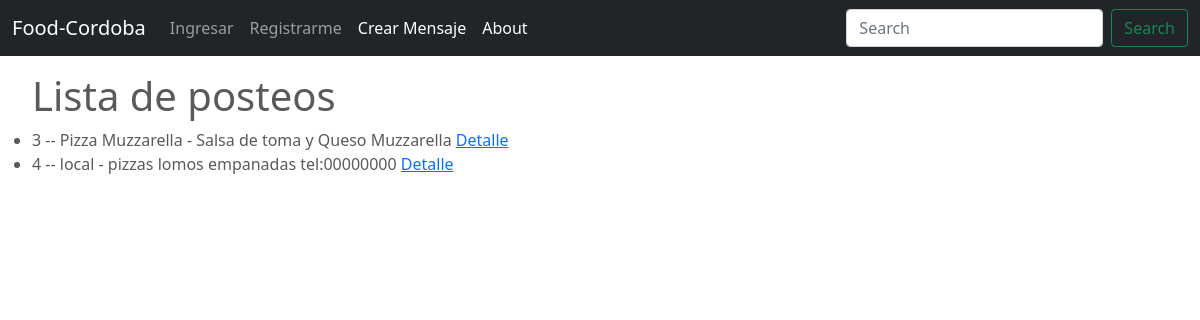
The page /post/list on the database as committed earlier.
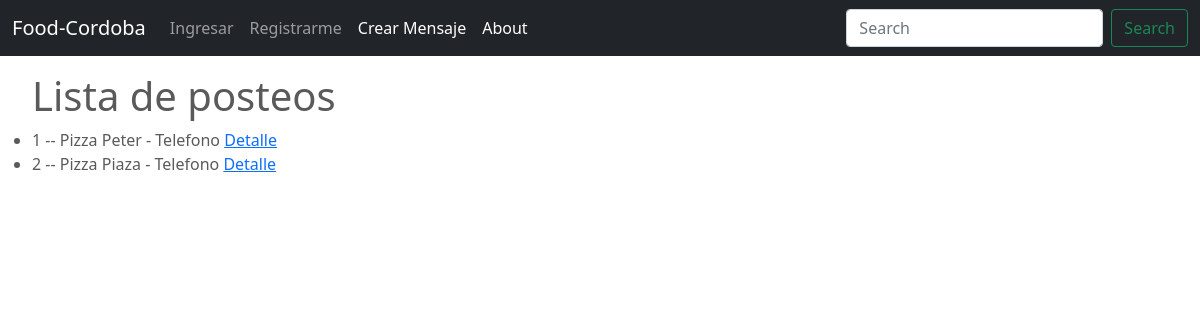
The same page on the database as committed later.
### food_cordoba/models.py (models this page shows)
class Post(models.Model):
    nombre = models.CharField(max_length=100)
    descripcion = models.CharField(max_length=300)
    publicador = models.ForeignKey(to=User, on_delete=models.CASCADE, related_name='puclicador')
    imagen = models.ImageField(upload_to='posts')
    creado_el = models.DateTimeField(auto_now_add=True)
    def __str__(self):
        return f"{self.id} -- {self.nombre} - {self.descripcion}"

### food_cordoba/views.py (the view)
# urls.py: path('post/list', PostList.as_view(), name="post-list"),
class PostList(ListView):
    model = Post

### food_cordoba/templates/food_cordoba/post_list.html (shortened to what this page needs)
{% extends "food_cordoba/base.html" %}
{% block main %}
<ul>
    <br>
    <h1>Lista de posteos</h1>
    {% for post in object_list  %}
    <li>
        {{post}}
        <a href="{% url 'post-detail' post.id %}" > Detalle</a>
    </li>
    {% endfor %}
</ul>
{% endblock %}

### food_cordoba/templates/food_cordoba/base.html (shortened to what this page needs)
<!DOCTYPE html>
<html lang="en">
<head>
    {% load static %}
<link href="{% static 'food_cordoba/css/bootstrap.min.css' %}" rel="stylesheet">
    <link href="{% static 'food_cordoba/css/carousel.css' %}" rel="stylesheet">
  </head>
    <body>
      <header>
        <nav class="navbar navbar-expand-md navbar-dark fixed-top bg-dark">
          <div class="container-fluid">
            <a class="navbar-brand" href="{% url 'index' %}">Food-Cordoba</a>
            <div class="collapse navbar-collapse" id="navbarCollapse">
              <ul class="navbar-nav me-auto mb-2 mb-md-0">
                {% if user.is_authenticated %}
                {% if not user.profile %}
                  <li class="nav-item">
                    <a class="nav-link active" href="{% url 'profile-create' %}">Crear Perfil</a>
                  </li>
                {% endif %}
                <li class="nav-item">
                  <a class="nav-link active" aria-current="page" href="{% url 'mensaje-list' %}">Mensajes</a>
                </li>
                  <li class="nav-item">
                    <a class="nav-link active" aria-current="page" href="{% url 'post-create' %}">Nuevo Post</a>
                  </li>
                  <li class="nav-item">
                    <a class="nav-link" href="{% url 'post-list' %}">Mis Post</a>
                  </li>
                  <li class="nav-item">
                    <a class="nav-link" href="{% url 'logout' %} "> Cerrar Sesion</a>
                  </li>
                {% else %}
                  <li class="nav-item">
                    <a class="nav-link" href="{% url 'login' %}">Ingresar</a>
                  </li>
                  <li class="nav-item">
                    <a class="nav-link" href="{% url 'signup' %}">Registrarme</a>
                  </li>
                {% endif %}
                  <li class="nav-item">
                    <a class="nav-link active" href="{% url 'mensaje-create' %}">Crear Mensaje</a>
                  </li>
                  <li class="nav-item">
                    <a class="nav-link active" href="{% url 'about' %}">About</a>
                  </li>
              </ul>
              <form class="d-flex">
                <input class="form-control me-2" type="search" placeholder="Search" aria-label="Search">
                <button class="btn btn-outline-success" type="submit">Search</button>
              </form>
            </div>
          </div>
        </nav>
      </header>
      {% block main %}
      {% endblock %}
  </body>
</html>

### food_cordoba/static/food_cordoba/css/carousel.css (style rules this page uses)
body { padding-top: 3rem; padding-bottom: 3rem; color: #5a5a5a; }

Rows that differ between the two databases and show on the page:
removed Post: id+nombre+descripcion "3 -- Pizza Muzzarella - Salsa de toma y Queso Muzzarella"
removed Post: id+nombre+descripcion "4 -- local - pizzas lomos empanadas tel:00000000"
added Post: id+nombre+descripcion "1 -- Pizza Peter - Telefono"
added Post: id+nombre+descripcion "2 -- Pizza Piaza - Telefono"
